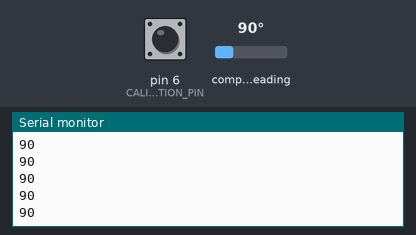
The sketch below on a simulated Arduino Uno, built with avr-gcc and run on an emulated ATmega328P. Shown: the last lines printed to the serial monitor. Wiring (inferred from the names in the program): CMPS compass at I2C address 0x60. The test bench sets the inputs (shaded band); at power-on: pin 6 (CALIBRATION_PIN) HIGH, compass heading 90°.

Above: at 1.2 s.
1.3 s: pin 6 (CALIBRATION_PIN) pulled LOW for 0.15 s
3.3 s: compass heading set to 7°
At 3.33 s:
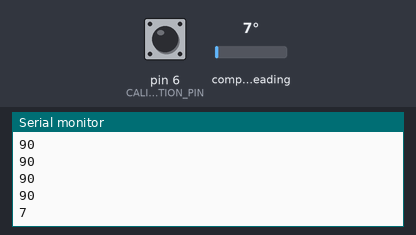
4.8 s: compass heading set to 180°
At 4.84 s:
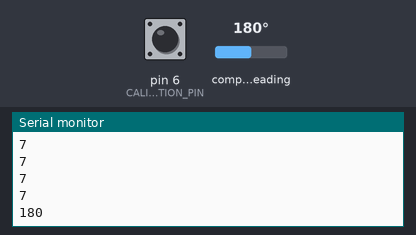
Timing chart, 0 to 7.8 s (numbered marks = the images above; inputs shaded):
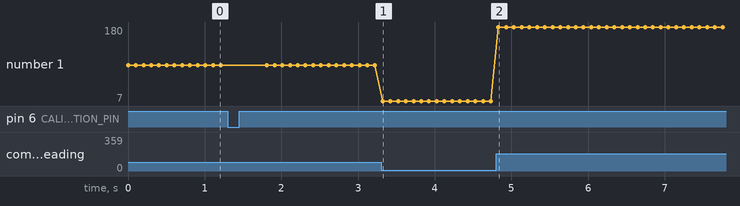

Measured:
- after the input at 3.3 s, the serial monitor: prints a new line at once (image 1)
- after the input at 4.8 s, the serial monitor: prints a new line at once (image 2)
- plotted number 1: 90 → 7 after the input at 3.3 s, 7 → 180 after the input at 4.8 s

The sketch:

kalibrasi-cmps03.ino
```cpp
#include <Wire.h>

#define ADDRESS 0x60 // Defines address of compass
#define CALIBRATION_PIN 6 // Define pin connected to calibration switch

void setup(){
  Wire.begin(); // Connects I2C
  Serial.begin(115200);
  pinMode(CALIBRATION_PIN, INPUT_PULLUP); // Set the calibration pin as input with internal pull-up resistor
}

void loop(){
  byte highByte;
  byte lowByte;

  // Check if calibration switch is pressed
  if (digitalRead(CALIBRATION_PIN) == LOW) {
    // Start calibration
    Wire.beginTransmission(ADDRESS); // Starts communication with CMPS03
    Wire.write(15); // Send the register we wish to write to (register 15)
    Wire.write(255); // Send the value 255 to initiate calibration
    Wire.endTransmission();
    delay(500); // Delay for stability
    Serial.println("Calibration initiated."); // Print message indicating calibration initiation
  }

  // Read compass value
  Wire.beginTransmission(ADDRESS); // Starts communication with CMPS03
  Wire.write(2); // Sends the register we wish to read from (register 2)
  Wire.endTransmission();

  Wire.requestFrom(ADDRESS, 2); // Requests 2 bytes of data
  while(Wire.available() < 2); // Wait until 2 bytes are received
  highByte = Wire.read(); // Read the high byte
  lowByte = Wire.read(); // Read the low byte
  int bearing = ((highByte<<8)+lowByte)/10;

  Serial.println(bearing); // Print compass value
  delay(100); // Delay for stability
}
```
